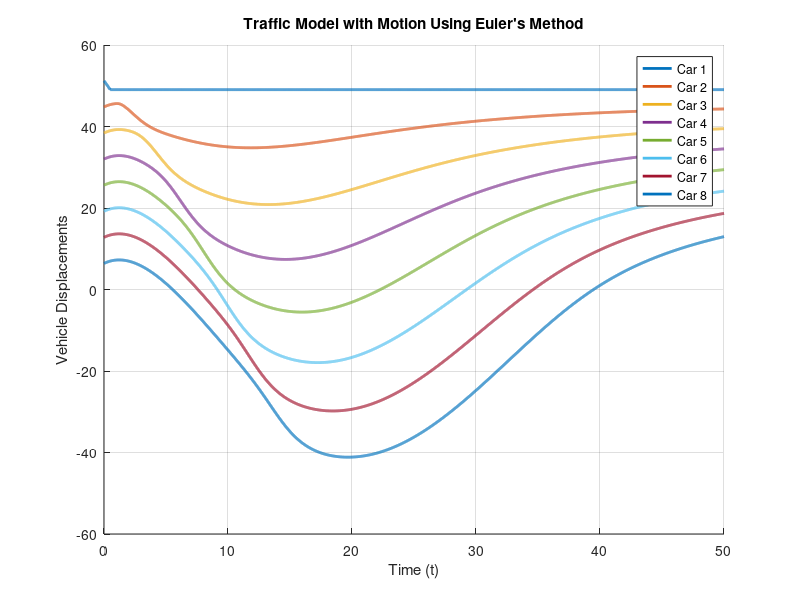

This figure's MATLAB source:
% Niski Graph 1 - Proof of Concept
clear all;
% Parameters
n = 8;            % Number of cars
tau = 1;          % Delay (There are no crashes in this case)
v = 8;            % Velocity constant
d_plus_l = 8;     % Equilibrium spacing
P_max = 0.2;      % Maximum density
tspan = [0 50];   % Time span
d = 6.4;          % Equidistant spacing
v0 = 1;           % Initial velocity
k = 0.5;          % Constant
t_1 = 10;         % Braking time

% Time Span
dt = 0.01;
t_values = 0:dt:tspan(2); % Time values from 0 to tspan(2)

% Initialize z_1
z_1 = zeros(size(t_values));
z_1(t_values <= 0) = v0;
z_1(t_values > 0) = v0 * (1 - k * (t_values(t_values > 0) .* exp((t_1 - t_values(t_values > 0)) / t_1)));

% Initial Conditions
initial_positions = flip((1:n) * d); % Car Starts at a Unique Position
Z = zeros(n, length(t_values)); % Initialize positions
Z(:, 1) = initial_positions'; % Set initial positions

% Time loop for Euler's Method
for i = 1:length(t_values)-1
    t = t_values(i);
    
    % Get the delayed positions
    if i > round(tau/dt)
        Z_delayed = Z(:, i - round(tau/dt)); % Get positions from tau time ago
    else
        Z_delayed = Z(:, 1); % Use initial positions if delay is not yet reached
    end
    
    % Calculate the rate of change for each car
    dZdt = zeros(n, 1);
    
    % Initial z_1(t) Velocity
    z1_t = interp1(t_values, z_1, t, 'linear', 'extrap');
    
    % Car 1: starts braking
    if t < 0.5
        dZdt(1) = -5 + z1_t; % Decelerate
    else
        dZdt(1) = 0;  % No More Braking
    end
    
    % Cars 2 to n: React to Car(s) in Front With Delay
    for j = 2:n
        expr = -(d_plus_l) + Z_delayed(j) - Z_delayed(j-1);
        dZdt(j) = v * log(abs(P_max * expr)) - v + z1_t; % Follow z_1 while reacting
    end
    
    % Update positions using Euler's Method
    Z(:, i + 1) = Z(:, i) + dZdt * dt;
end

% Plotting
figure;
hold on;
grid on;
colors = lines(n);
legend_labels = cell(n,1);
for i = 1:n
    plot(t_values, Z(i, :), 'LineWidth', 2, 'Color', colors(i,:), ...
         'DisplayName', sprintf('Car %d', i));
end
xlabel('Time (t)');
ylabel('Vehicle Displacements');
title('Traffic Model with Motion Using Euler''s Method');
legend('show');
grid on;
hold off;